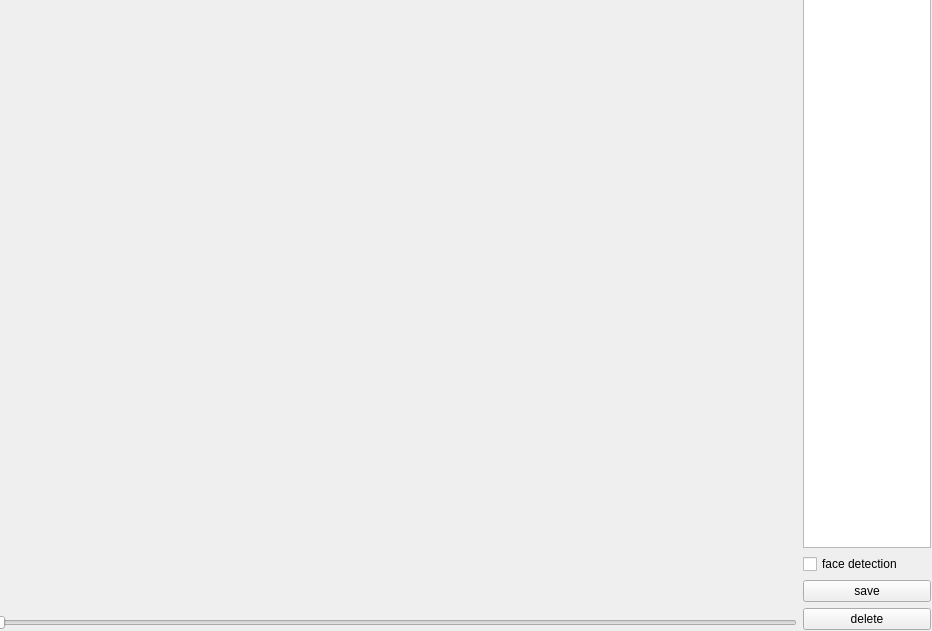
<?xml version="1.0" encoding="UTF-8"?>
<ui version="4.0">
 <class>video_face_detection</class>
 <widget class="QWidget" name="video_face_detection">
  <property name="geometry">
   <rect>
    <x>0</x>
    <y>0</y>
    <width>932</width>
    <height>631</height>
   </rect>
  </property>
  <property name="windowTitle">
   <string>Form</string>
  </property>
  <widget class="QWidget" name="horizontalLayoutWidget">
   <property name="geometry">
    <rect>
     <x>-9</x>
     <y>-1</y>
     <width>940</width>
     <height>631</height>
    </rect>
   </property>
   <layout class="QHBoxLayout" name="horizontalLayout">
    <item>
     <layout class="QVBoxLayout" name="verticalLayout">
      <item>
       <widget class="QLabel" name="videoLabel">
        <property name="minimumSize">
         <size>
          <width>800</width>
          <height>600</height>
         </size>
        </property>
        <property name="text">
         <string/>
        </property>
       </widget>
      </item>
      <item>
       <spacer name="horizontalSpacer">
        <property name="orientation">
         <enum>Qt::Horizontal</enum>
        </property>
        <property name="sizeHint" stdset="0">
         <size>
          <width>0</width>
          <height>0</height>
         </size>
        </property>
       </spacer>
      </item>
      <item>
       <widget class="QSlider" name="VideoProgressSlider">
        <property name="orientation">
         <enum>Qt::Horizontal</enum>
        </property>
       </widget>
      </item>
     </layout>
    </item>
    <item>
     <layout class="QVBoxLayout" name="verticalLayout_2">
      <property name="spacing">
       <number>6</number>
      </property>
      <item>
       <widget class="QListView" name="faceListView">
        <property name="minimumSize">
         <size>
          <width>128</width>
          <height>0</height>
         </size>
        </property>
        <property name="maximumSize">
         <size>
          <width>128</width>
          <height>16777215</height>
         </size>
        </property>
       </widget>
      </item>
      <item>
       <widget class="QCheckBox" name="faceDetectionCheckBox">
        <property name="minimumSize">
         <size>
          <width>128</width>
          <height>0</height>
         </size>
        </property>
        <property name="maximumSize">
         <size>
          <width>128</width>
          <height>16777215</height>
         </size>
        </property>
        <property name="text">
         <string>face detection</string>
        </property>
       </widget>
      </item>
      <item>
       <widget class="QPushButton" name="saveButton">
        <property name="maximumSize">
         <size>
          <width>128</width>
          <height>16777215</height>
         </size>
        </property>
        <property name="text">
         <string>save</string>
        </property>
       </widget>
      </item>
      <item>
       <widget class="QPushButton" name="deleteButton">
        <property name="maximumSize">
         <size>
          <width>128</width>
          <height>16777215</height>
         </size>
        </property>
        <property name="text">
         <string>delete</string>
        </property>
       </widget>
      </item>
     </layout>
    </item>
   </layout>
  </widget>
 </widget>
 <resources/>
 <connections/>
</ui>
